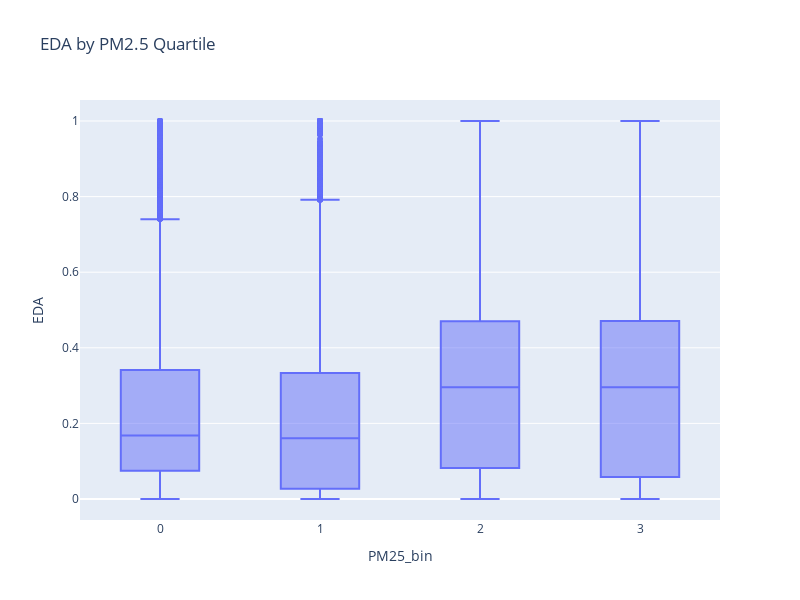

The cell this chart's notebook holds for it:
### Code cell
df["PM25_bin"] = pd.qcut(df["PM25"], q=4, labels=False)
fig = px.box(
    df, 
    x="PM25_bin", 
    y="EDA", 
    title="EDA by PM2.5 Quartile",
    width=800,
    height=600
)
fig.show()

### Figure 1 — Plotly figure (JSON) as saved in the notebook; plotly's stock layout.template omitted (floating-point values rounded to 4 significant figures; data arrays with more than 128 entries replaced by an {"elided": "..."} marker saying what was removed)
{"data": [{"alignmentgroup": "True", "hovertemplate": "PM25_bin=%{x}<br>EDA=%{y}<extra></extra>", "legendgroup": "", "marker": {"color": "#636efa"}, "name": "", "notched": false, "offsetgroup": "", "orientation": "v", "showlegend": false, "type": "box", "x": {"elided": "42436 int values"}, "x0": " ", "xaxis": "x", "y": {"elided": "42436 float values"}, "y0": " ", "yaxis": "y"}], "layout": {"boxmode": "group", "height": 600, "legend": {"tracegroupgap": 0}, "title": {"text": "EDA by PM2.5 Quartile"}, "width": 800, "xaxis": {"anchor": "y", "domain": [0, 1], "title": {"text": "PM25_bin"}}, "yaxis": {"anchor": "x", "domain": [0, 1], "title": {"text": "EDA"}}}}
